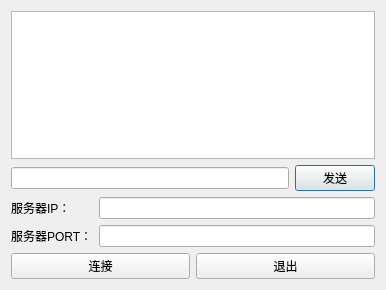
<?xml version="1.0" encoding="UTF-8"?>
<ui version="4.0">
 <class>ClientDialog</class>
 <widget class="QDialog" name="ClientDialog">
  <property name="geometry">
   <rect>
    <x>0</x>
    <y>0</y>
    <width>386</width>
    <height>290</height>
   </rect>
  </property>
  <property name="windowTitle">
   <string>ClientDialog</string>
  </property>
  <layout class="QVBoxLayout" name="verticalLayout">
   <item>
    <widget class="QListWidget" name="listWidget"/>
   </item>
   <item>
    <layout class="QHBoxLayout" name="horizontalLayout">
     <item>
      <widget class="QLineEdit" name="lineEdit_3"/>
     </item>
     <item>
      <widget class="QPushButton" name="pushButton_3">
       <property name="text">
        <string>发送</string>
       </property>
      </widget>
     </item>
    </layout>
   </item>
   <item>
    <layout class="QFormLayout" name="formLayout">
     <item row="0" column="0">
      <widget class="QLabel" name="label">
       <property name="text">
        <string>服务器IP：</string>
       </property>
      </widget>
     </item>
     <item row="0" column="1">
      <widget class="QLineEdit" name="lineEdit"/>
     </item>
     <item row="1" column="0">
      <widget class="QLabel" name="label_2">
       <property name="text">
        <string>服务器PORT：</string>
       </property>
      </widget>
     </item>
     <item row="1" column="1">
      <widget class="QLineEdit" name="lineEdit_2"/>
     </item>
    </layout>
   </item>
   <item>
    <layout class="QHBoxLayout" name="horizontalLayout_2">
     <item>
      <widget class="QPushButton" name="pushButton">
       <property name="text">
        <string>连接</string>
       </property>
      </widget>
     </item>
     <item>
      <widget class="QPushButton" name="pExit">
       <property name="text">
        <string>退出</string>
       </property>
      </widget>
     </item>
    </layout>
   </item>
  </layout>
 </widget>
 <layoutdefault spacing="6" margin="11"/>
 <resources/>
 <connections/>
</ui>
